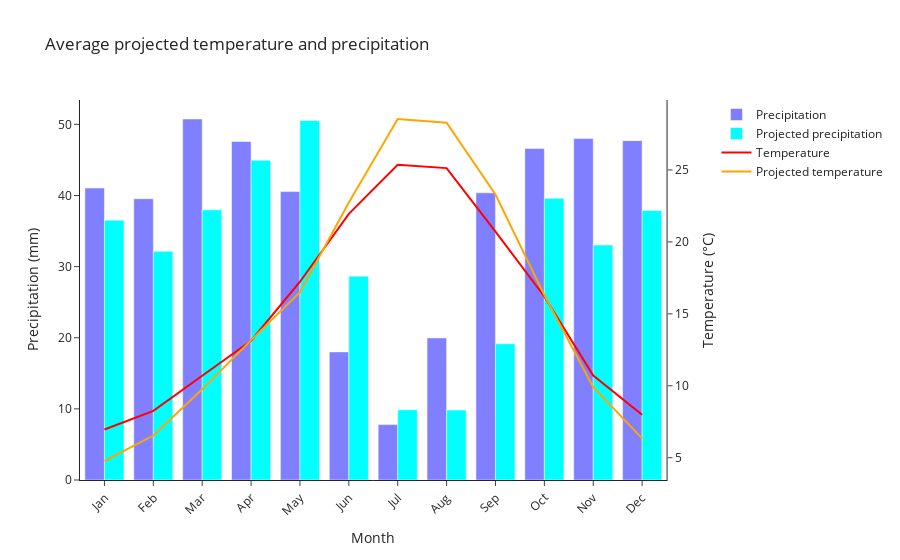

Notebook code cell kept with this figure:
### Markdown cell above
# Graphical representations 
In this section we will present both past and projected data

### Code cell
# Create a subplot with shared x-axis
fig = make_subplots(specs=[[{"secondary_y": True}]])

# Add a bar chart for precipitation and projected precipitation to the secondary y-axis
bar_prec = go.Bar           (x=avg_prec.month, y=avg_prec, name='Precipitation', opacity=0.5, marker_color = 'blue',
                             hovertemplate=('%{x}: %{y:.0f} mm <extra></extra>'))
bar_prec_projected = go.Bar(x=proj_avg_prec.month, y=proj_avg_prec, name='Projected precipitation', marker_color = 'cyan',
                            hovertemplate=('%{x}: %{y:.0f} mm <extra></extra>'))

fig.add_trace(bar_prec)
fig.add_trace(bar_prec_projected)


# Add a line chart for temperature to the primary y-axis
fig.add_trace(go.Scatter(x=avg_temp.month, y=avg_temp, mode='lines', name='Temperature', line_color = 'red', 
                         hovertemplate=('%{x}: %{y:.0f} °C <extra></extra>')),
              
              secondary_y=True)

# Add a line chart for projected temperature
fig.add_trace(
    go.Scatter(x=proj_avg_temp.month, y=proj_avg_temp, mode='lines', name='Projected temperature', line_color='orange',
               hovertemplate=('%{x}: %{y:.0f} °C <extra></extra>')),   
    secondary_y=True,
)

# Set the layout to have two y-axes
fig.update_layout(
    title='Average projected temperature and precipitation',
    yaxis=dict(title='Precipitation (mm)'),
    yaxis2=dict(title='Temperature (°C)', overlaying='y', side='right'),
    xaxis=dict(
        title='Month',
        tickmode='array',
        tickvals=avg_temp.month,
        ticktext=['Jan', 'Feb', 'Mar', 'Apr', 'May', 'Jun', 'Jul', 'Aug', 'Sep', 'Oct', 'Nov', 'Dec'],
        tickangle=-45
    ),
    template='simple_white',
)




# Show the figure
fig.show()

### Figure 1 — Plotly figure (JSON) as saved in the notebook; plotly's stock layout.template omitted (floating-point values rounded to 4 significant figures)
{"data": [{"hovertemplate": "%{x}: %{y:.0f} mm <extra></extra>", "marker": {"color": "blue"}, "name": "Precipitation", "opacity": 0.5, "type": "bar", "x": [1, 2, 3, 4, 5, 6, 7, 8, 9, 10, 11, 12], "y": [41.04, 39.55, 50.75, 47.59, 40.55, 18.01, 7.791, 19.98, 40.38, 46.62, 48.0, 47.71]}, {"hovertemplate": "%{x}: %{y:.0f} mm <extra></extra>", "marker": {"color": "cyan"}, "name": "Projected precipitation", "type": "bar", "x": [1, 2, 3, 4, 5, 6, 7, 8, 9, 10, 11, 12], "y": [36.53, 32.15, 37.99, 44.96, 50.55, 28.65, 9.868, 9.839, 19.14, 39.6, 33.03, 37.9]}, {"hovertemplate": "%{x}: %{y:.0f} °C <extra></extra>", "line": {"color": "red"}, "mode": "lines", "name": "Temperature", "type": "scatter", "x": [1, 2, 3, 4, 5, 6, 7, 8, 9, 10, 11, 12], "xaxis": "x", "y": [6.964, 8.26, 10.69, 13.13, 17.23, 21.95, 25.36, 25.13, 20.71, 16.21, 10.71, 7.985], "yaxis": "y2"}, {"hovertemplate": "%{x}: %{y:.0f} °C <extra></extra>", "line": {"color": "orange"}, "mode": "lines", "name": "Projected temperature", "type": "scatter", "x": [1, 2, 3, 4, 5, 6, 7, 8, 9, 10, 11, 12], "xaxis": "x", "y": [4.773, 6.542, 9.753, 13.18, 16.51, 22.74, 28.54, 28.29, 23.3, 16.3, 9.9, 6.343], "yaxis": "y2"}], "layout": {"title": {"text": "Average projected temperature and precipitation"}, "xaxis": {"anchor": "y", "domain": [0, 0.94], "tickangle": -45, "tickmode": "array", "ticktext": ["Jan", "Feb", "Mar", "Apr", "May", "Jun", "Jul", "Aug", "Sep", "Oct", "Nov", "Dec"], "tickvals": [1, 2, 3, 4, 5, 6, 7, 8, 9, 10, 11, 12], "title": {"text": "Month"}}, "yaxis": {"anchor": "x", "domain": [0, 1], "title": {"text": "Precipitation (mm)"}}, "yaxis2": {"anchor": "x", "overlaying": "y", "side": "right", "title": {"text": "Temperature (°C)"}}}}
